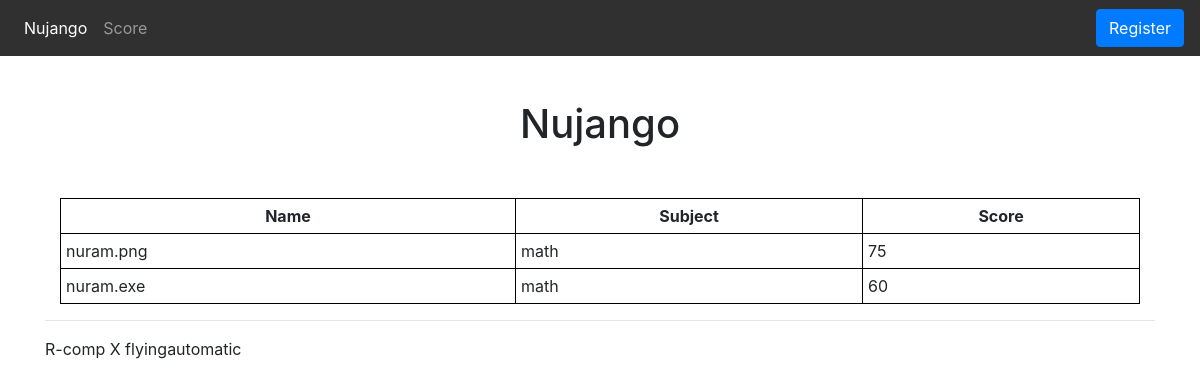
Before: /score/ with the older database file.
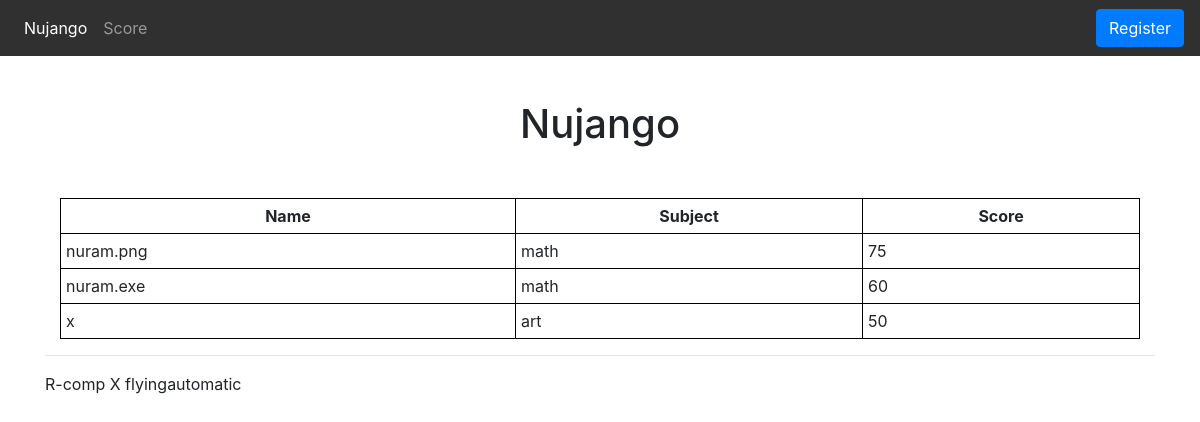
After: the same page with the newer database file.
### school/models.py (models this page shows, shortened)
class Score(models.Model):
    allsubject=(('math','คณิตศาสตร์'),
                ('science','วิทยาศาสตร์'),
                ('art','ศิลปะ'),
                ('eng','ภาษาอังกฤษ'))
    subject = models.CharField(max_length=50,choices=allsubject,default='NULL')
    std_name = models.CharField(max_length=100)
    score= models.IntegerField(default=0)

### school/views.py (the view)
# urls.py: path(r'score/',showscore,name='showscore'),
def showscore(request):
    score = Score.objects.all()
    context= {'score':score}
    return render(request,'showscore.html',context)

### school/templates/showscore.html
{% extends 'base.html' %}
{% block content %}
    <div class='container'>
        <center>
            <table style='width: 100%;'>
                <tr><th><center>Name</center></th><th><center>Subject</center></th><th><center>Score</center></th><tr>
                    {% for sc in score %}
                        <tr><td>{{sc.std_name}}</td><td>{{sc.subject}}</td><td>{{sc.score}}</td></tr>
                    {% endfor %}
            </table>
        </center>
    </div>
{% endblock %}

Changed rows visible on the page:
added Score: std_name "x", subject "art", score "50"
